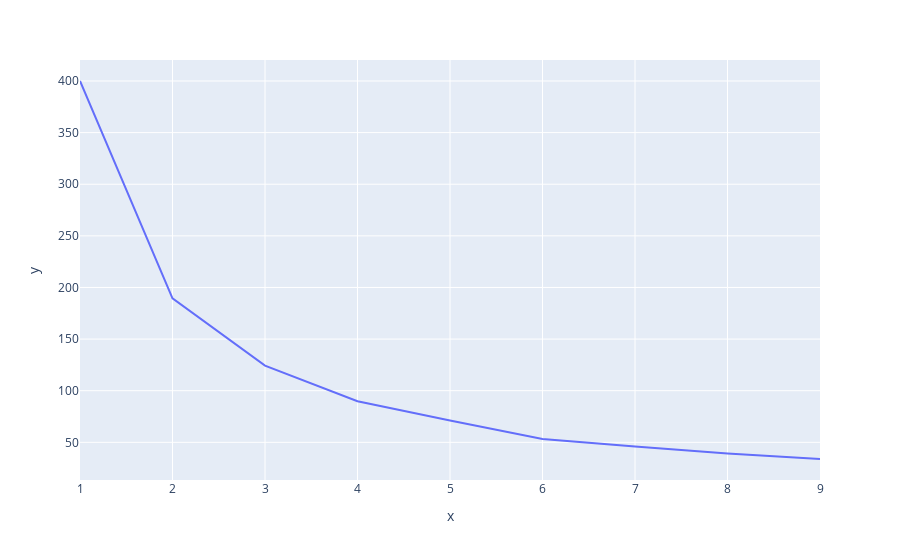

The cell this chart's notebook holds for it:
### Code cell
a=range(1,10)
px.line(x=a,y=sse)

### Figure 1 — Plotly figure (JSON) as saved in the notebook; plotly's stock layout.template omitted (floating-point values rounded to 4 significant figures)
{"data": [{"hoverlabel": {"namelength": 0}, "hovertemplate": "x=%{x}<br>y=%{y}", "legendgroup": "", "line": {"color": "#636efa", "dash": "solid"}, "mode": "lines", "name": "", "showlegend": false, "type": "scatter", "x": [1, 2, 3, 4, 5, 6, 7, 8, 9], "xaxis": "x", "y": [400.0, 189.4, 124.3, 89.77, 71.24, 53.13, 45.9, 39.21, 33.86], "yaxis": "y"}], "layout": {"legend": {"tracegroupgap": 0}, "margin": {"t": 60}, "xaxis": {"anchor": "y", "domain": [0, 1], "title": {"text": "x"}}, "yaxis": {"anchor": "x", "domain": [0, 1], "title": {"text": "y"}}}}
